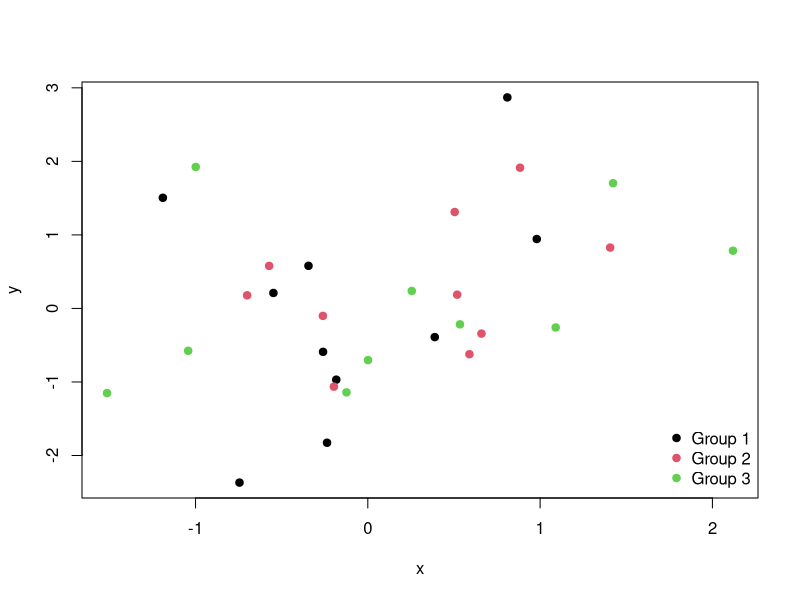
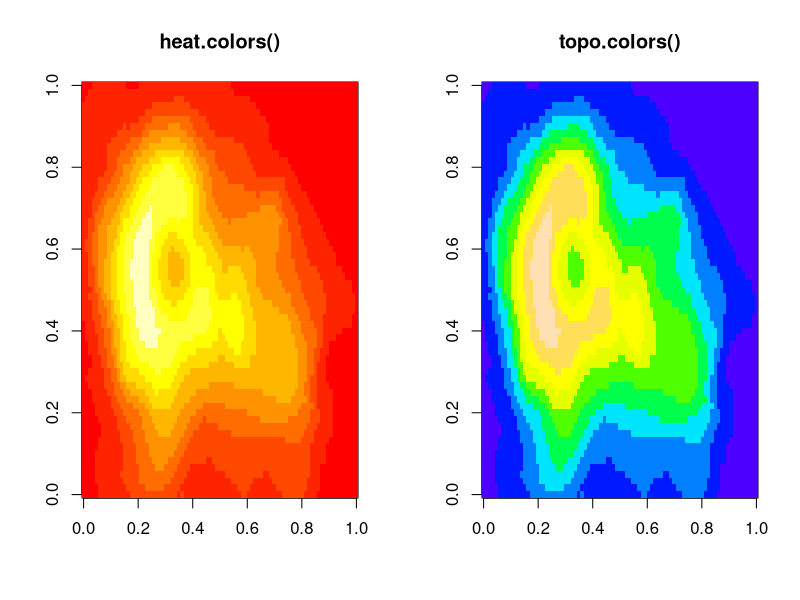
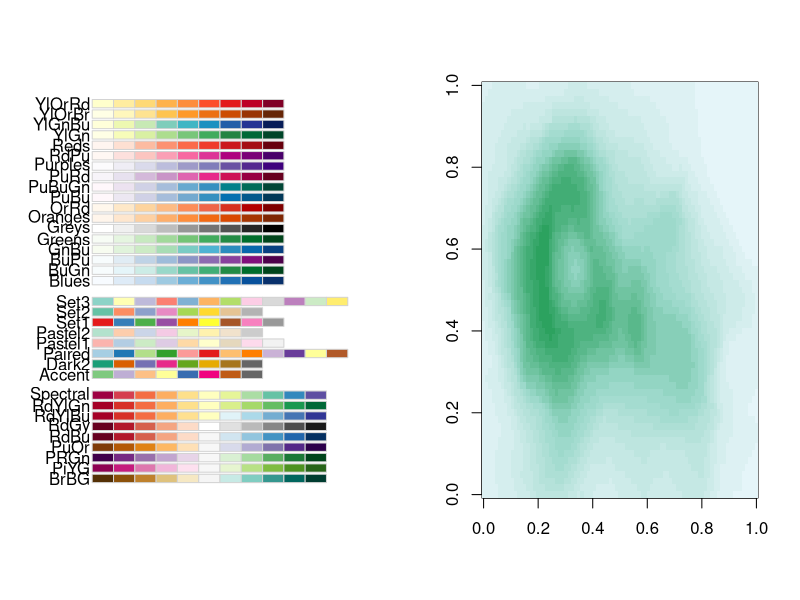
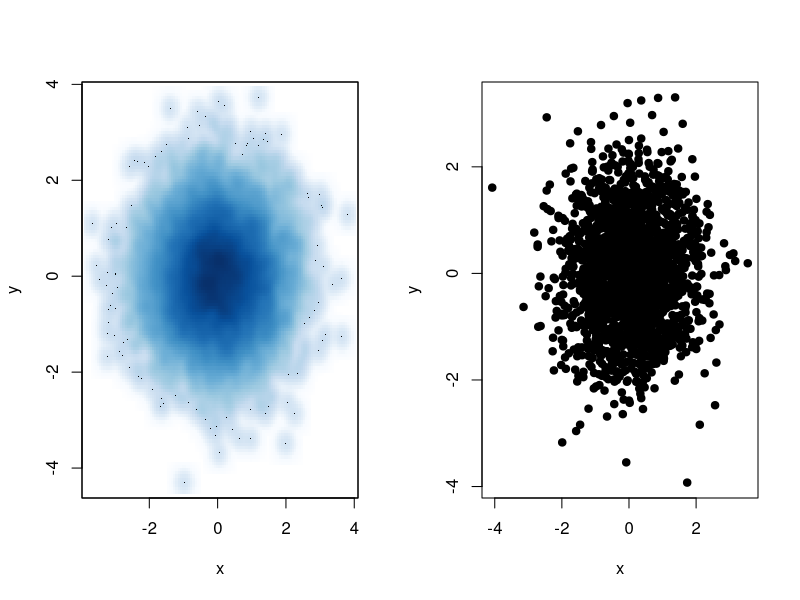
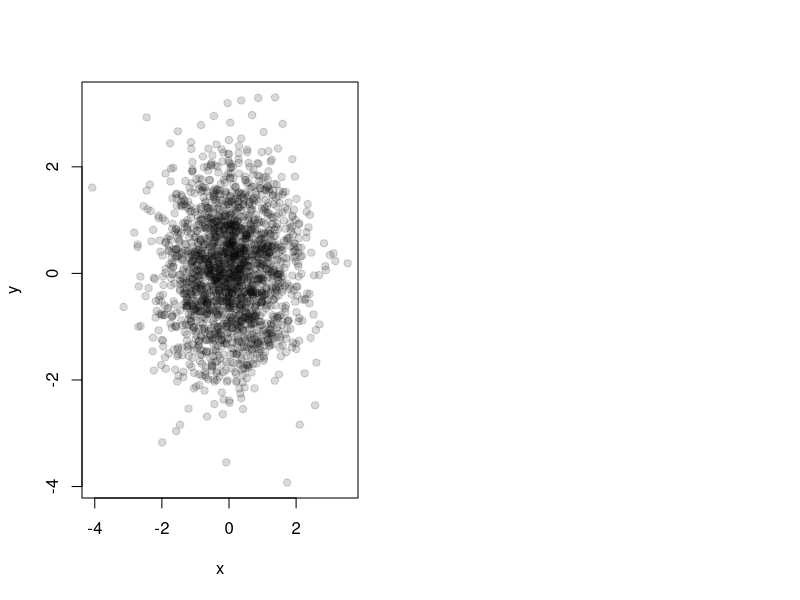

These figures' R source, in order:
## ----,echo=FALSE---------------------------------------------------------
knitr::opts_chunk$set(comment = NA, fig.path = "images/color-", prompt = TRUE, collapse = TRUE)

## ----,fig.cap="Default colors in R"--------------------------------------
set.seed(19)
x <- rnorm(30)
y <- rnorm(30)
plot(x, y, col = rep(1:3, each = 10), pch = 19)
legend("bottomright", legend = paste("Group", 1:3), col = 1:3, pch = 19, bty = "n")

## ----,fig.width=12,fig.cap="Image plots in R"----------------------------
par(mfrow = c(1, 2))
image(volcano, col = heat.colors(10), main = "heat.colors()")
image(volcano, col = topo.colors(10), main = "topo.colors()")

## ------------------------------------------------------------------------
pal <- colorRamp(c("red", "blue"))
pal(0)

## ------------------------------------------------------------------------
## blue
pal(1)

## purple-ish
pal(0.5)

## ------------------------------------------------------------------------
pal(seq(0, 1, len = 10))

## ------------------------------------------------------------------------
pal <- colorRampPalette(c("red", "yellow"))

## ------------------------------------------------------------------------
## Just return red and yellow
pal(2)

## ------------------------------------------------------------------------
## Return 10 colors in between red and yellow
pal(10)

## ------------------------------------------------------------------------
rgb(0, 0, 234, maxColorValue = 255)

## ----,fig.cap="RColorBrewer palettes", fig.width=8,fig.height=7----------
library(RColorBrewer)
display.brewer.all()

## ------------------------------------------------------------------------
library(RColorBrewer)
cols <- brewer.pal(3, "BuGn")
cols

## ------------------------------------------------------------------------
pal <- colorRampPalette(cols)

## ----,fig.cap="Volcano data with color ramp palette"---------------------
image(volcano, col = pal(20))

## ----,fig.cap="smoothScatter function"-----------------------------------
set.seed(1)
x <- rnorm(10000)
y <- rnorm(10000)
smoothScatter(x, y)

## ------------------------------------------------------------------------
rgb(1, 0, 0, 0.1)

## ----,fig.cap="Scatterplot with no transparency"-------------------------
set.seed(2)
x <- rnorm(2000)
y <- rnorm(2000)
plot(x, y, pch = 19)

## ----,fig.cap="Scatterplot with transparency"----------------------------
plot(x, y, pch = 19, col = rgb(0, 0, 0, 0.15))

